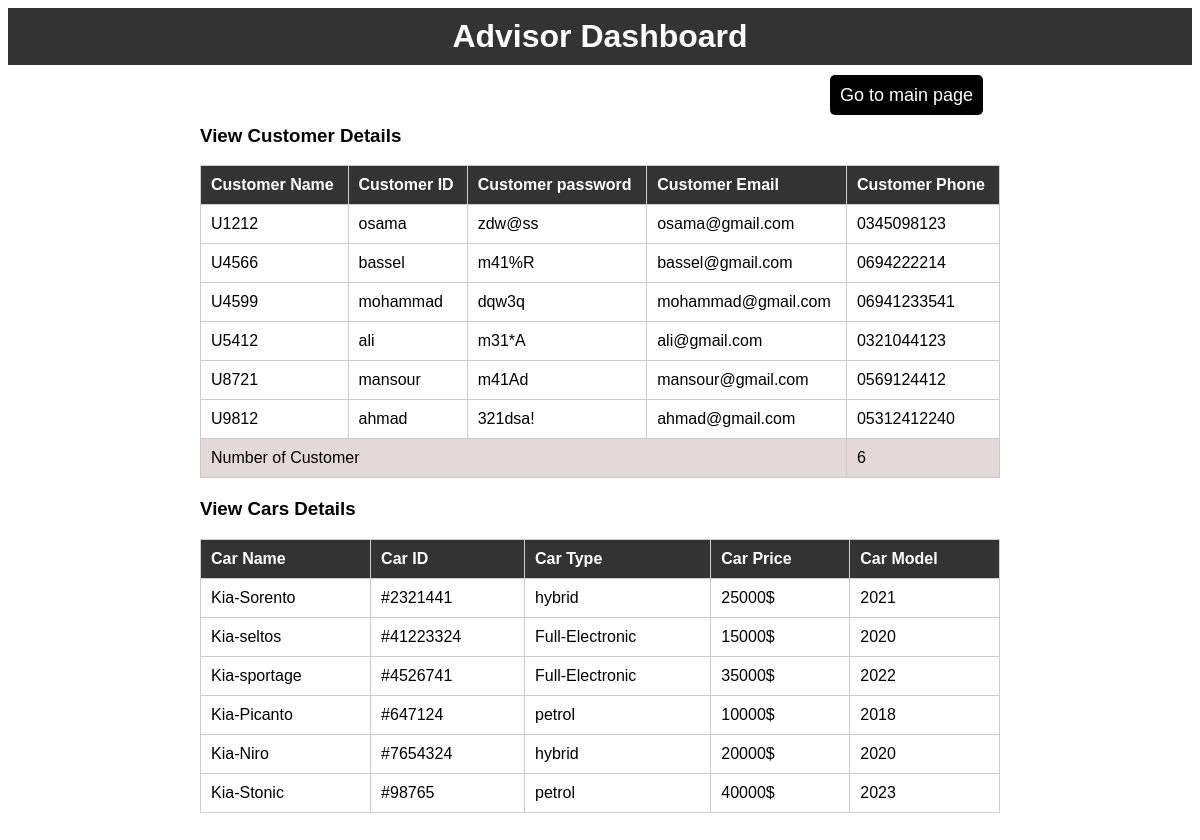
Page /advisor.php on the committed database.
### tables this page shows
CREATE TABLE users (
    user_id VARCHAR(50) PRIMARY KEY,
    user_name VARCHAR(50) NOT NULL,
    pass VARCHAR(50) NOT NULL,
    email VARCHAR(50) NOT NULL,
    phone VARCHAR(50) NOT NULL,
    url VARCHAR(50) NOT NULL,
    advisor_id VARCHAR(50),
    FOREIGN KEY (url) REFERENCES website(url),
    FOREIGN KEY (advisor_id) REFERENCES advisor_employee(advisor_id)
);

CREATE TABLE cars (
    car_id varchar(50) PRIMARY KEY,
    car_name VARCHAR(50) NOT NULL,
    car_type VARCHAR(50) NOT NULL,
    car_price varchar(50) NOT NULL,
    car_model VARCHAR(50) NOT NULL,
	url VARCHAR(50) NOT NULL,
    accountant_id VARCHAR(50),
    FOREIGN KEY (url) REFERENCES website(url),
    FOREIGN KEY(accountant_id) REFERENCES accountant_employee (accountant_id)
);

### advisor.php (the view, shortened to what this page needs)
<!DOCTYPE html>
<html lang="en">
<head>
  <link href="assets/css/accountant&manager.css" rel="stylesheet">
</head>
<body>
  <header>
    <h1>Advisor Dashboard</h1>
  </header>
  <main>
    <div class="goback">
      <a href="index.php">Go to main page</a>
    </div>
    <section>
      <h3>View Customer Details</h3>
      <table>
        <tr>
          <th>Customer Name</th>
          <th>Customer ID</th>
          <th>Customer password</th>
          <th>Customer Email</th>
          <th>Customer Phone</th>
        </tr>
        <?php
        include_once 'connect.php';
        $sql = "SELECT * FROM users";
        $result = mysqli_query($conn, $sql);
        while ($row = mysqli_fetch_assoc($result)) {
          echo "<tr>
                  <td>" . $row['user_id'] . "</td>
                  <td>" . $row['user_name'] . "</td>
                  <td>" . $row['pass'] . "</td>
                  <td>" . $row['email'] . "</td>
                  <td>" . $row['phone'] . "</td>
                </tr>";
        }
        $sql = "SELECT COUNT(*) AS Totaluser FROM users ;";
        $result = mysqli_query($conn, $sql);
        $row = mysqli_fetch_assoc($result);
        $count_emp = $row['Totaluser'];
        echo "<tr class='accountant-calculations'> ";
        echo "<td colspan='4'>Number of Customer </td>";
        echo "<td>" . $count_emp . "</td>";
        echo "</tr>";
        ?>
      </table>
    </section>
    <section>
      <h3>View Cars Details</h3>
      <table>
        <tr>
          <th>Car Name</th>
          <th>Car ID</th>
          <th> Car Type</th>
          <th>Car Price</th>
          <th>Car Model</th>
        </tr>
        <?php
        include_once 'connect.php';
        $sql = "SELECT * FROM cars";
        $result = mysqli_query($conn, $sql);
        while ($row = mysqli_fetch_assoc($result)) {
          echo "<tr>
                  <td>" . $row['car_name'] . "</td>
                  <td>" . $row['car_id'] . "</td>
                  <td>" . $row['car_type'] . "</td>
                  <td>" . $row['car_price'] . "</td>
                  <td>" . $row['car_model'] . "</td>
                </tr>";
        }
        ?>
      </table>
    </section>
  </main>
</body>
</html>

### assets/css/accountant&manager.css (style rules this page uses)
body { font-family: Arial, sans-serif; }
header { background-color: #333; color: #fff; text-align: center; padding: 10px; }
header h1 { margin: 0; }
main { max-width: 800px; margin: 0 auto; padding: 20px; }
section { margin-bottom: 20px; }
table { width: 100%; border-collapse: collapse; }
th, td { border: 1px solid #ccc; padding: 10px; text-align: left; }
th { background-color: #333; color: #fff; }
.accountant-calculations td { color:black; background-color:#e4d9d9; }
.goback a { font-size: 18px; border-radius: 5px; border: none; background-color:#000000; color: white; text-decoration:none; padding:10px; }
.goback { margin-left: 630px; }

### rows in the picture
users: user_id "U1212", user_name "osama", pass "zdw@ss", email "osama@gmail.com", phone "0345098123"
users: user_id "U4566", user_name "bassel", pass "m41%R", email "bassel@gmail.com", phone "0694222214"
users: user_id "U4599", user_name "mohammad", pass "dqw3q", email "mohammad@gmail.com", phone "06941233541"
users: user_id "U5412", user_name "ali", pass "m31*A", email "ali@gmail.com", phone "0321044123"
users: user_id "U8721", user_name "mansour", pass "m41Ad", email "mansour@gmail.com", phone "0569124412"
users: user_id "U9812", user_name "ahmad", pass "321dsa!", email "ahmad@gmail.com", phone "05312412240"
cars: car_name "Kia-Sorento", car_id "#2321441", car_type "hybrid", car_price "25000$", car_model "2021"
cars: car_name "Kia-seltos", car_id "#41223324", car_type "Full-Electronic", car_price "15000$", car_model "2020"
cars: car_name "Kia-sportage", car_id "#4526741", car_type "Full-Electronic", car_price "35000$", car_model "2022"
cars: car_name "Kia-Picanto", car_id "#647124", car_type "petrol", car_price "10000$", car_model "2018"
cars: car_name "Kia-Niro", car_id "#7654324", car_type "hybrid", car_price "20000$", car_model "2020"
cars: car_name "Kia-Stonic", car_id "#98765", car_type "petrol", car_price "40000$", car_model "2023"

### other values in the picture
$count_emp "6"
